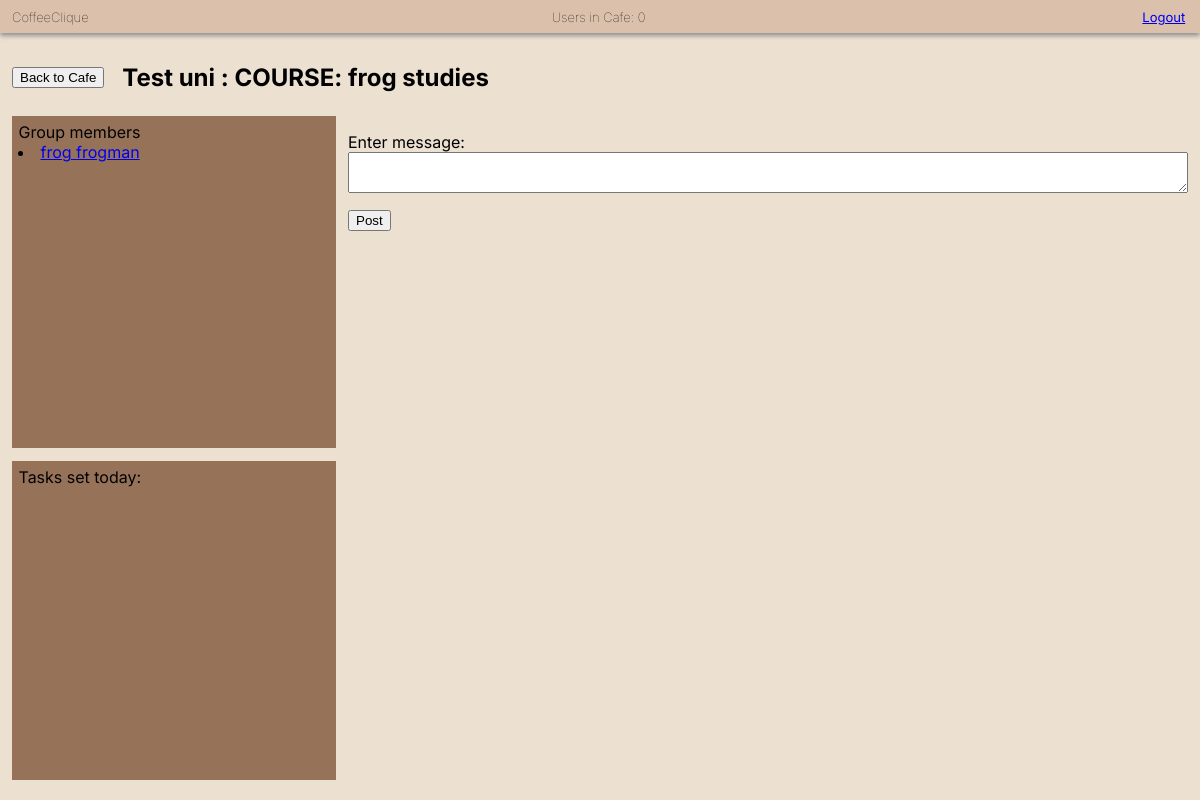
The app's page /tables/4 (signed in), older data.
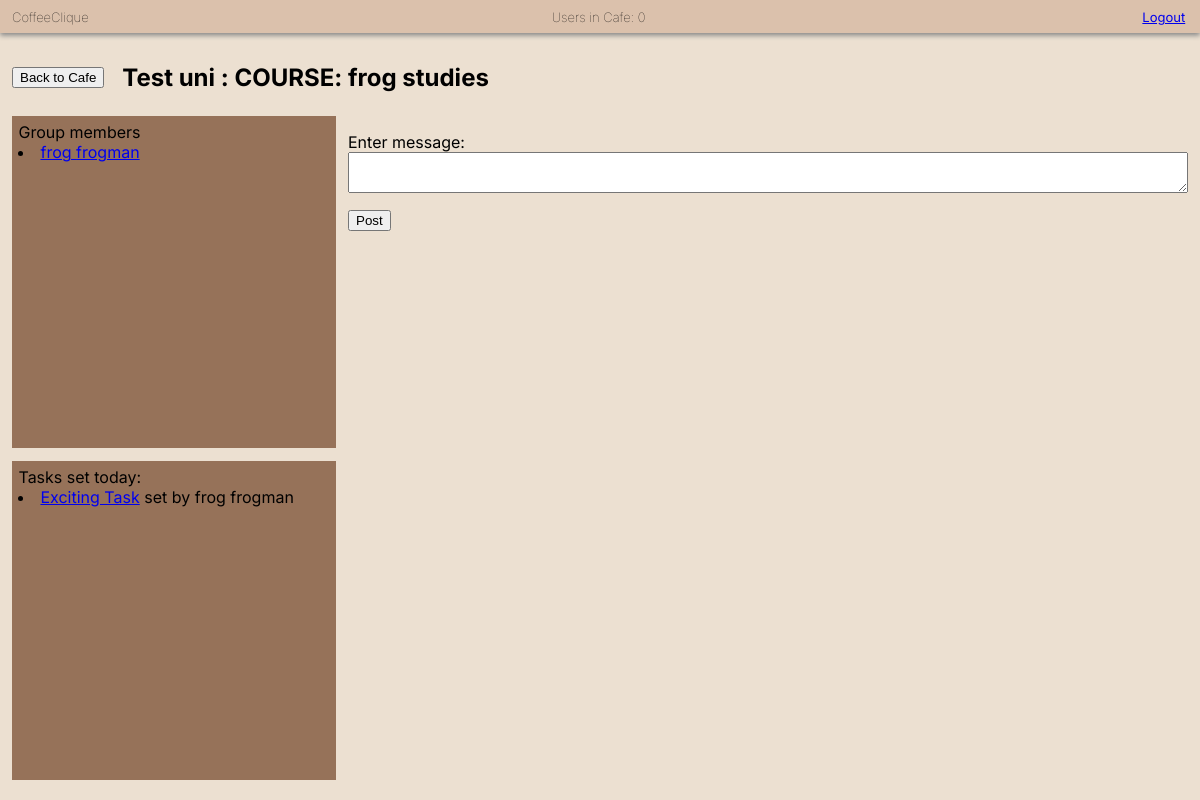
The same page, newer data.
### app/models.py (models this page shows, shortened)
class CoffeeUser(AbstractBaseUser):
    AVAILABLE_UNIS = (
        ("University of Exeter", "University of Exeter"),
        ("Test uni", "Test uni")
    )
    email = models.EmailField(verbose_name="email", unique=True)
    date_joined = models.DateTimeField(verbose_name="date_joined",
                                       auto_now_add=True)
    last_login = models.DateTimeField(verbose_name="last_login", auto_now=True)
    is_admin = models.BooleanField(default=False)
    is_active = models.BooleanField(default=True)
    is_staff = models.BooleanField(default=False)
    is_superuser = models.BooleanField(default=False)
    first_name = models.CharField(max_length=50)
    last_name = models.CharField(max_length=50)
    university = models.CharField(max_length=50, choices=AVAILABLE_UNIS)
    year = models.PositiveIntegerField(null=True, blank=True)
    course = models.CharField(max_length=50, blank=True)
    cafe_table_ids = models.ManyToManyField(CafeTable, blank=True)
    points = models.PositiveIntegerField(default=0)
    studying_until = models.DateTimeField(null=True, blank=True)
    share_tables = models.BooleanField(default=True)
    tasks_set_today = models.PositiveIntegerField(default=0)
    next_possible_set = models.DateField(null=True, blank=True)
    student_tasks_completed = models.PositiveIntegerField(default=0)
    next_possible_complete = models.DateField(null=True, blank=True)
    facebook = models.CharField(max_length=255, null=True, blank=True)
    twitter = models.CharField(max_length=255, null=True, blank=True)
    instagram = models.CharField(max_length=255, null=True, blank=True)
    USERNAME_FIELD = "email"  # users log in using their email
    REQUIRED_FIELDS = ["first_name", "last_name", "university", "is_staff"]
    objects = CoffeeUserManager()

class Task(models.Model):
    POINTS = ((1, "1"), (2, "2"), (3, "3"), (4, "4"), (5, "5"),
              (10, "10"), (15, "15"), (20, "20"), (25, "25"), (30, "30"))
    REPEATS = (("n", "NONE"), ("d", "DAILY"), ("w", "WEEKLY"))
    task_name = models.CharField(max_length=50)
    table_id = models.ForeignKey(CafeTable, related_name="tasks",
                                 on_delete=models.CASCADE)
    created_by = models.ForeignKey(CoffeeUser, related_name="created_tasks",
                                   on_delete=models.CASCADE)
    completed_by = models.ManyToManyField(CoffeeUser, blank=True)
    date_set = models.DateField(auto_now_add=True)
    task_content = models.TextField(max_length=4000)
    points = models.PositiveIntegerField(default=0, choices=POINTS)
    recurring_date = models.DateField(null=True, blank=True)
    recurrence_interval = models.CharField(max_length=1, choices=REPEATS)
    no_of_repeats = models.PositiveIntegerField(default=0)
    max_repeats = models.PositiveIntegerField(default=0)
    REQUIRED_FIELDS = ["task_name", "task_content"]

### app/views.py (the view)
# urls.py: path('tables/<pk>', views.table_chat,
@login_required(login_url='/')
def table_chat(request, pk):
    try:
        table = CafeTable.objects.get(pk=pk)
    except CafeTable.DoesNotExist:
        return render(request, 'denied.html')
    current_user = request.user
    if ((current_user.university != table.university) or
       (table.table_id not in
       current_user.cafe_table_ids.values_list('table_id', flat=True))):
        return render(request, 'denied.html')
    if request.method == 'POST':
        form = PostMessageForm(request.POST)
        if form.is_valid():
            message_content = form.cleaned_data.get('message_content')
            Message.objects.create(  # removed msg =
                table_id=table,
                created_by=current_user,
                message_content=message_content,
            )
            form = PostMessageForm()
    else:
        form = PostMessageForm()
    messages = Message.objects.filter(table_id=table).order_by(
                'message_date')[:100]
    check_recurring_tasks()
    date_from = datetime.date.today()
    tasks = Task.objects.filter(table_id=table,
                                date_set=date_from)
    users = table.coffeeuser_set.all()
    users_studying = []
    other_users = []
    for user in users:
        if user.studying_until:
            if user.studying_until <= datetime.datetime.now():
                user.studying_until = None
                user.save()
                other_users.append(user)
            else:
                users_studying.append(user)
        else:
            other_users.append(user)
    users_studying = sorted(users_studying, key=attrgetter("studying_until"),
                            reverse=True)
    context = {
        "table": table,
        "form": form,
        "messages": messages,
        "users_studying": users_studying,
        "other_users": other_users,
        "tasks": tasks,
        'users': CoffeeUser.objects.all(),
        'num_users': get_number_current_users()
    }
    return render(request, "table_chat.html", context)

### app/forms.py
class PostMessageForm(forms.ModelForm):
    class Meta:
        model = Message
        fields = ('message_content',)
        labels = {
            'message_content': ugettext_lazy('Enter message:'),
        }

### app/views.py (called while the page is built)
def get_number_current_users():
    active_sessions = Session.objects.filter(expire_date__gte=timezone.now())
    active = 0
    for session in active_sessions:
        data = session.get_decoded()
        if data != {}:
            active += 1
    return active

def check_recurring_tasks():
    recurring_tasks = Task.objects.exclude(max_repeats=0).exclude(
        recurrence_interval="n")
    for task in recurring_tasks:
        if task.recurring_date == datetime.date.today() and \
          task.no_of_repeats <= task.max_repeats:
            task.completed_by.remove(*task.completed_by.all())
            task.no_of_repeats += 1
            task.date_set = datetime.date.today()
            task.save()

### app/templates/table_chat.html (shortened to what this page needs)
<!DOCTYPE html>
<html lang="en">
<head>
  {% load static %}
  <link rel="stylesheet" type="text/css" href="{% static 'css/basic.css' %}"></link>
  <link rel="stylesheet" type="text/css" href="{% static 'css/chat.css' %}"></link>
</head>
<body>
  <div class="top_bar">
    <h6 class="app_name">CoffeeClique</h6>
    <h6 class="user_count">Users in Cafe: {{ num_users }}</h6>
    <a class="logout" href="{% url 'logout' %}">Logout</a>
  </div>
  <div class="navigation">
    <button onclick="document.location='/table_view'" id="table_view" inline="true">Back to Cafe</button><br>
    <h2 class="table_name">{{ table.university }} : {{ table.table_id }}</h2>
  </div>
  <div class="row">
    <div class="other">
    <div class="users">
    Group members
    {% for user in other_users %}
    <li>
      <a href="{% url 'profile_page' user.id %}">
      {{user.first_name}} {{user.last_name}} </a>
    </li>
    {% endfor %}
    </div>
    <div class="tasks">
      Tasks set today:
      {% for task in tasks %}
      <li>
       <a href="/view_tasks">{{task.task_name}}</a> set by {{task.created_by.first_name}} {{task.created_by.last_name}}
      </li>
      {% endfor %}
    </div>
    </div>
    <div class="messages" id="messages">
    <div class="form">
      <form method="post">
        {{ form.as_p }}<button type="submit"> Post </button>
      </form><br>
    </div>
  </div>
</div>
</body>
</html>

Row changes from the older to the newer data that the page shows:
added Task: task_name "Exciting Task", created_by.first_name "frog", created_by.last_name "frogman"
